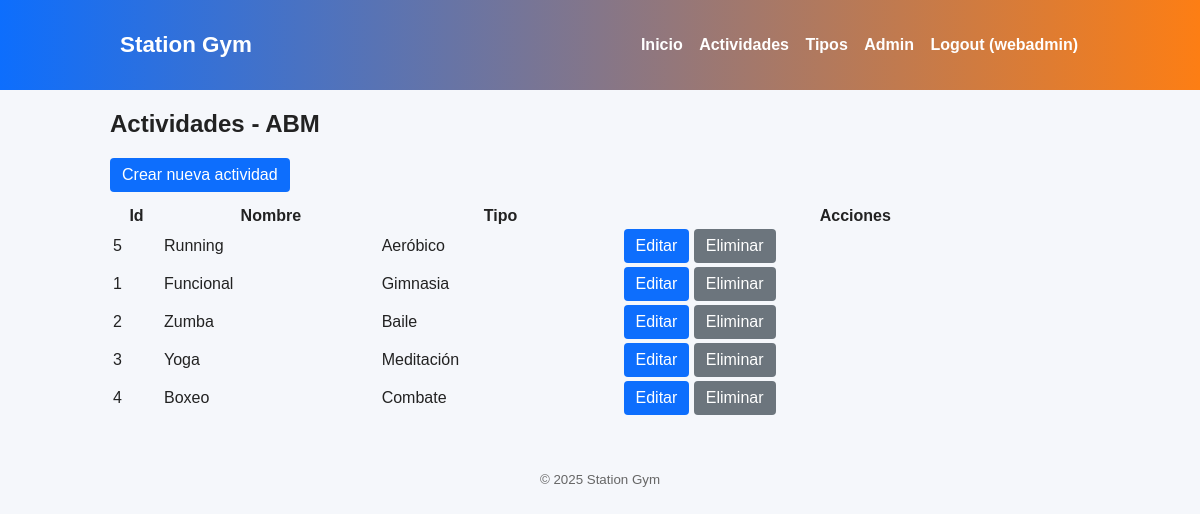
The page /station-gym/public/?action=admin&op=list&subject=actividades (signed in) on the database its author committed.
### tables this page shows
CREATE TABLE `actividades` (
  `id` int(11) NOT NULL,
  `nombre` varchar(255) NOT NULL,
  `descripcion` text DEFAULT NULL,
  `imagen` varchar(255) DEFAULT NULL,
  `tipo_id` int(11) DEFAULT NULL,
  `created_at` timestamp NOT NULL DEFAULT current_timestamp()
);

CREATE TABLE `tipos` (
  `id` int(11) NOT NULL,
  `nombre` varchar(100) NOT NULL
);

### station-gym/app/views/admin/actividades_list.phtml (the view)
<h2>Actividades - ABM</h2>
<a class="btn" href="<?= BASE_URL ?>?action=admin&op=create&subject=actividad">Crear nueva actividad</a>
<table style="width:100%;margin-top:12px;">
<thead><tr><th>Id</th><th>Nombre</th><th>Tipo</th><th>Acciones</th></tr></thead>
<tbody>
<?php foreach($actividades as $a): ?>
<tr><td><?= $a['id'] ?></td><td><?= htmlspecialchars($a['nombre']) ?></td><td><?= htmlspecialchars($a['tipo']) ?></td>
<td>
  <a class="btn" href="<?= BASE_URL ?>?action=admin&op=edit&subject=actividad&id=<?= $a['id'] ?>">Editar</a>
  <a class="btn secondary" href="<?= BASE_URL ?>?action=admin&op=delete&subject=actividad&id=<?= $a['id'] ?>" onclick="return confirm('Eliminar?')">Eliminar</a>
</td></tr>
<?php endforeach; ?>
</tbody>
</table>

### station-gym/public/index.php (shortened to what this page needs)
<?php
require_once __DIR__ . '/../db.php';
require_once __DIR__ . '/../app/controllers/AdminController.php';
$action = $_GET['action'] ?? 'home';
switch ($action) {
    case 'admin':
        $controller = new AdminController($pdo);
        $controller->handle(
            $_GET['op'] ?? 'dashboard',
            $_GET['subject'] ?? null,
            $_GET['id'] ?? null
        );
        break;
}
?>

### station-gym/app/views/layout/header.phtml (shortened to what this page needs)
<!doctype html>
<html lang="es">
<head>
  <link rel="stylesheet" href="<?= BASE_URL ?>css/style.css">
</head>
<body>
<header>
  <div class="container" style="display:flex;align-items:center;justify-content:space-between;">
    <div class="brand">Station Gym</div>
    <nav>
      <a href="<?= BASE_URL ?>">Inicio</a>
      <a href="<?= BASE_URL ?>?action=actividades">Actividades</a>
      <a href="<?= BASE_URL ?>?action=tipos">Tipos</a>
      <?php if(!empty($_SESSION['user'])): ?>
        <a href="<?= BASE_URL ?>?action=admin">Admin</a>
        <a href="<?= BASE_URL ?>?action=logout">Logout (<?=htmlspecialchars($_SESSION['user']['username'])?>)</a>
      <?php else: ?>
        <a href="<?= BASE_URL ?>?action=login">Login</a>
      <?php endif; ?>
    </nav>
  </div>
</header>
<div class="container">

### station-gym/app/controllers/AdminController.php (shortened to what this page needs)
<?php
class AdminController {
    private $pdo;
    public function __construct($pdo){ $this->pdo = $pdo; }
    public function handle($op='dashboard', $subject=null, $id=null){
        require __DIR__.'/../views/layout/header.phtml';
        if ($op === 'dashboard') {
            require __DIR__.'/../views/admin/dashboard.phtml';
        } elseif ($op === 'list' && $subject === 'actividades') {
            $stmt = $this->pdo->query("SELECT a.id,a.nombre,a.imagen,t.nombre AS tipo FROM actividades a LEFT JOIN tipos t ON a.tipo_id=t.id ORDER BY a.created_at DESC");
            $actividades = $stmt->fetchAll(PDO::FETCH_ASSOC);
            require __DIR__.'/../views/admin/actividades_list.phtml';
        } elseif ($op === 'delete' && $subject === 'actividad') {
            if ($id) { $stmt = $this->pdo->prepare("DELETE FROM actividades WHERE id = ?"); $stmt->execute([$id]); }
            header('Location: ' . BASE_URL . 'admin?op=list&subject=actividades'); exit;
        } elseif ($op === 'list' && $subject === 'tipos') {
            $tipos = $this->pdo->query("SELECT * FROM tipos ORDER BY nombre")->fetchAll(PDO::FETCH_ASSOC);
            require __DIR__.'/../views/admin/tipos_list.phtml';
        } elseif ($op === 'delete' && $subject === 'tipo') {
            if ($id) { $stmt = $this->pdo->prepare("DELETE FROM tipos WHERE id = ?"); $stmt->execute([$id]); }
            header('Location: ' . BASE_URL . 'admin?op=list&subject=tipos'); exit;
        } else {
            echo '<p>Acción admin no encontrada.</p>';
        }
        require __DIR__.'/../views/layout/footer.phtml';
    }
}
?>

### station-gym/app/views/layout/footer.phtml
</div>
<footer>
  <div class="container"><small class="muted">&copy; <?= date('Y') ?> Station Gym</small></div>
</footer>
</body>
</html>

### station-gym/public/css/style.css (style rules this page uses)
body { font-family: Arial, sans-serif; margin:0; padding:0; background:#f5f7fb; color:#222; }
.container { max-width:980px; margin:20px auto; padding:0 15px; }
header { background: linear-gradient(90deg,#0d6efd,#fd7e14); color:white; padding:12px 0; }
header .brand { font-weight:700; font-size:1.4rem; margin-left:10px; }
nav a { color:white; margin-right:12px; text-decoration:none; font-weight:600; }
.btn { display:inline-block; padding:8px 12px; background:#0d6efd; color:white; text-decoration:none; border-radius:4px; }
.btn.secondary { background:#6c757d; }
footer { text-align:center; padding:12px; color:#666; margin-top:20px; }
small.muted { color:#666; }

### rows shown on the page
actividades: id "5", nombre "Running", tipo.nombre "Aeróbico"
actividades: id "1", nombre "Funcional", tipo.nombre "Gimnasia"
actividades: id "2", nombre "Zumba", tipo.nombre "Baile"
actividades: id "3", nombre "Yoga", tipo.nombre "Meditación"
actividades: id "4", nombre "Boxeo", tipo.nombre "Combate"

### other values the page prints
$_SESSION['user']['username'] "webadmin"
